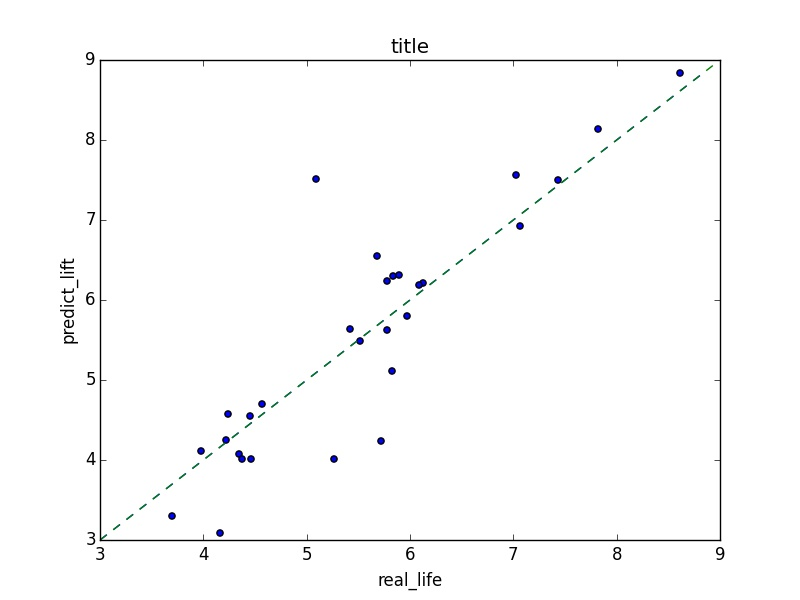

This chart was generated by the following Python code:
import numpy as np
import pandas as pd
import sys, os


def load_data(input_file):
    # source_data = pd.read_excel(io=input_file, sheetname='cluster_1')
    source_data = pd.read_excel(io=input_file)
    np_data = source_data.as_matrix()
    # print(source_data.columns)
    return source_data, np_data


def data_process(array_data):
    from sklearn import preprocessing
    for i in range(20):
        array_data[:, i+1] = preprocessing.minmax_scale(array_data[:, i+1])
    array_data[:, 21] = array_data[:, 21]/100
    array_data[:, 22] = array_data[:, 22] / 100
    array_data[:, 23] = np.log(array_data[:, 23])
    # print(array_data.shape)


def test_write_excel(test):
    r1 = pd.DataFrame(test)
    r = pd.concat([r1])
    r.to_excel('test.xls')


def data_split(array_data, random_seed):
    from sklearn.model_selection import train_test_split
    train_x, test_x, train_y, test_y = train_test_split(array_data[:, :23], array_data[:, 23],
                                                        test_size=0.1, random_state=random_seed)
    return train_x, test_x, train_y, test_y


def gaussian_model():
    from sklearn.gaussian_process import GaussianProcessRegressor
    from sklearn.gaussian_process.kernels import RationalQuadratic, WhiteKernel, RBF
    from sklearn.gaussian_process.kernels import ConstantKernel as C
    # parameter = "C(1, (1e-4, 10000)) * RationalQuadratic(alpha=0.01, length_scale_bounds=(1e-5, 20))"
    parameter = ' gaussian_model'
    # kernel_5 = C(1, (1e-4, 1)) * RationalQuadratic(alpha=0.1, length_scale_bounds=(0.01, 2000))
    kernel = C(1, (0.01, 10)) * RationalQuadratic(alpha=0.1, length_scale_bounds=(0.1, 2000))
    model = GaussianProcessRegressor(kernel=kernel, alpha=0.01, n_restarts_optimizer=10)
    return model, parameter


def linear_model():
    from sklearn.linear_model import ridge_regression
    parameter = ' Ridge_model'
    model = ridge_regression()
    return model, parameter


def svr_model():
    from sklearn.svm import SVR
    parameter = ' svr_model'
    model = SVR(kernel='rbf', C=10, gamma='auto')
    return model, parameter


def forest_model():
    from sklearn.ensemble import RandomForestRegressor
    parameter = ' RandomForestRegressor_model'
    model = RandomForestRegressor(n_estimators=15, max_depth=4, criterion='mae', bootstrap=False)
    return model, parameter


def train_model(train_x, test_x, train_y, test_y, select_model):
    if select_model == 0:
        model, parameter = forest_model()
    elif select_model ==1:
        model, parameter = gaussian_model()
    else:
        model, parameter = svr_model()
    model.fit(train_x, train_y)         
    predict_y = model.predict(test_x)   

    true_err = predict_y - test_y
    absolute_err = abs(true_err)
    print(parameter, 'test_y is : ', test_y, '\npredict_y is : ', predict_y, '\nerr_percent is: ',
          sum(absolute_err/test_y)/len(test_y))
    return predict_y, true_err, parameter


def plot_out(predict_y, test_y, title, save_path):
    import matplotlib.pyplot as plt
    # print(predict_y.shape)
    min_y = min(predict_y)
    max_y = max(predict_y)
    min_x = min(test_y)
    max_x = max(test_y)
    plt.ylim(ymax=max(max_x, max_y), ymin=min(min_x, min_y))
    plt.xlim(xmax=max(max_x, max_y), xmin=min(min_x, min_y))
    min_value = min(min_x, min_y)
    max_value = max(max_x, max_y)
    plt.scatter(test_y, predict_y, linewidths=True, vmax=1)
    plt.plot([min_value, max_value], [min_value, max_value], "--")
    plt.xlim(3, 9)
    plt.ylim(3, 9)
    plt.plot([3, 9], [3, 9], "--")
    plt.xlabel('real_life')
    plt.ylabel('predict_lift')
    plt.title(title)
    plt.savefig(os.path.join(save_path, 'test.jpg'))
    #plt.show()


# def write_excel(source_data, array_data, predict_matrix, parameter, category):
#     source_life = array_data[:, 23]
#     columns_1 = pd.DataFrame(array_data)
#     columns_2 = pd.DataFrame(predict_matrix)
#     average_life, average_err, average_err_percent = calculate_indicator(array_data[:, 23], predict_matrix)
#     columns_3 = pd.DataFrame(array_data[:, 23])
#     columns_4 = pd.DataFrame(average_life)
#     columns_5 = pd.DataFrame(average_err)
#     columns_6 = pd.DataFrame(average_err_percent)
#     tags = []
#     for i in range(len(predict_matrix[0, :])):
#         tags.append('times_' + str(i))
#     columns_all = pd.concat([columns_1, columns_2, columns_3, columns_4, columns_5, columns_6], axis=1)
#     columns_all.columns = list(source_data.columns) + list(tags) + ['source_life', 'average_life',
#                                                                     'average_err', 'average_err_percent']
#     print('the model err_percent is :' + str(sum(average_err_percent)/len(average_err_percent)))
#     columns_all.to_excel('C:\\Users\\15769\\Desktop\\result\\' + category + parameter + 'test.xls')
#     plot_out(average_life, source_life, parameter + 'all samples err_percent is: ' +
#              str(sum(average_err_percent) / len(average_err_percent)))


def write_plot(source_data, test_x, test_y, predict_y, path1):
    r1 = pd.DataFrame(test_x)
    r0 = pd.DataFrame(test_y)
    r2 = pd.DataFrame(predict_y)
    r3 = pd.DataFrame(predict_y - test_y)
    r4 = pd.DataFrame(abs(predict_y - test_y)/test_y)
    r = pd.concat([r1, r2, r3, r4], axis=1)
    r.columns = list(source_data.columns[1:24]) + ['predict_y', 'err', 'err_percent']
    r.to_excel(os.path.join(path1, 'test.xls'))
    plot_out(test_y, predict_y, 'title', path1)


# def calculate_indicator(source_life, predict_matrix):
#     row_num = (len(predict_matrix[:, 0]))
#     average_life = np.zeros((row_num, 1))      
#     average_err = np.zeros((row_num, 1))
#     average_err_percent = np.zeros((row_num, 1))
#
#     for i in range(row_num):
#         average_life[i] = sum([x for x in predict_matrix[i, :] if x > 0]) / (predict_matrix[i, :] > 0).sum()
#         average_err[i] = abs(source_life[i]) - abs(average_life[i])
#         average_err_percent[i] = abs(average_err[i])/abs(source_life[i])
#         # print(i)
#     # print(average_life.shape, average_err.shape, average_err_percent.shape)
#     print('avg_err is :' + str(np.average(average_err_percent)))
#     return average_life, average_err, average_err_percent
#
#
# def run():
#     source_data, array_data = load_data("C:\\Users\\15769\\Desktop\\result\\cluster_condition_3.xls")
#     data_process(array_data)

#     for select_model in range(3):
#         times_num = 99
#         predict_matrix = np.zeros((len(array_data[:, 0]), times_num))
#         for times in range(times_num):
#             print('\n\nthis is the round: ' + str(times))
#             train_x, test_x, train_y, test_y = data_split(array_data, times+100)
#             testX = test_x
#             testY = test_y
#             # testX = train_x
#             # testY = train_y
#             predict_y, one_err, parameter = train_model(train_x, testX, train_y, testY, select_model)
#             for k in range(len(testY)):
#                 location = testX[k, 0]
#                 # print(location, k, predict_y[k], predict_matrix.shape, times)
#                 predict_matrix[int(location-1), times] = predict_y[k]
#         write_excel(source_data, array_data, predict_matrix, parameter, 'cluster_3')
#

def run_one(path):
    source_data, array_data = load_data("data_with_tag.xlsx")
    data_process(array_data)


    train_x, test_x, train_y, test_y = data_split(array_data, 100)
    testX = test_x
    testY = test_y
    predict_y, one_err, parameter = train_model(train_x, testX, train_y, testY, 10)
    # write_excel(source_data, array_data, predict_y, parameter, 'cluster_3')
    write_plot(source_data, test_x, test_y, predict_y, path)


if __name__ == "__main__":
    path = 'E:\\project\\algorithm\\model'
    parameterlist = []
    for i in range(1, len(sys.argv)):
        para = sys.argv[i]
        parameterlist.append(para)
    print(parameterlist)
    run_one(path)  #parameterlist[0]
